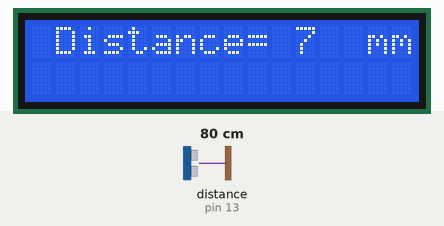
Simulated run of this sketch. Board: Arduino Uno, built with avr-gcc and run on an emulated ATmega328P. On the bench: 16×2 character LCD. Wiring (inferred from the names in the program): ultrasonic range finder: trigger pin 12; echo pin 13. The inputs (shaded band) are chosen by the test bench; at power-on: distance to the obstacle (sensor on pin 13) 80 cm. The echo pulse lasts 58.3 µs per cm.

Above: at 1.2 s.
1.3 s: distance to the obstacle (sensor on pin 13) set to 120 cm
At 1.6 s:
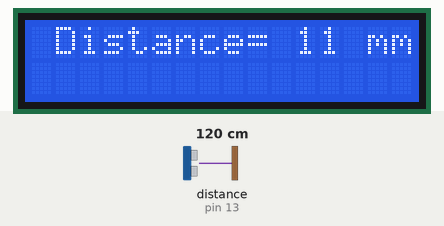
2.8 s: distance to the obstacle (sensor on pin 13) set to 2 cm
At 3.1 s:
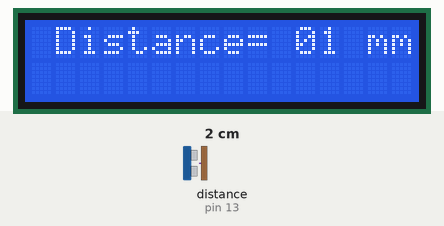
4.3 s: distance to the obstacle (sensor on pin 13) set to 35 cm
At 5.5 s:
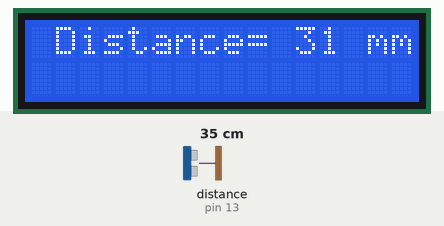
Timing chart, 0 to 7.3 s (numbered marks = the images above; inputs shaded):
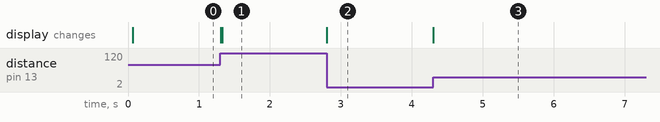

Measured:
- after the input at 1.3 s, the display: changes at once (image 1)
- after the input at 2.8 s, the display: changes at once (image 2)
- after the input at 4.3 s, the display: changes at once (image 3)

The sketch:

ultrason.ino
```cpp
//* Code by satyam singh. ******
//* subscribe my youtube channel from below link
//* https://www.youtube.com/channel/UCOrVJ1fDDCKDYMAYQmn6zWw
//*
//*************************************"**********************//


#define trigPin 12
#define echoPin 13

#include <LiquidCrystal.h>

// initialize the library with the numbers of the interface pins
LiquidCrystal lcd(1,2,4,5,6,7);

void setup()
{
lcd.begin(16, 2);
pinMode(trigPin, OUTPUT);
pinMode(echoPin, INPUT);
lcd.setCursor(1,0);
lcd.print("Distance=");
}

void loop()
{
long duration, distance;
digitalWrite(trigPin, LOW); // Added this line
delayMicroseconds(2); // Added this line
digitalWrite(trigPin, HIGH);
delayMicroseconds(10); // Added this line
digitalWrite(trigPin, LOW);
duration = pulseIn(echoPin, HIGH);
distance = (duration/2) / 29.1; // conversion in cm
lcd.setCursor(11,0);
lcd.print(distance/10); //output on lcd in centimeter
lcd.setCursor(14,0);
lcd.print("mm");
}
```
